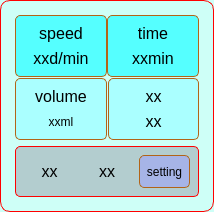
<?xml version="1.0" encoding="UTF-8"?>
<ui version="4.0">
 <class>Form</class>
 <widget class="QWidget" name="Form">
  <property name="geometry">
   <rect>
    <x>0</x>
    <y>0</y>
    <width>214</width>
    <height>212</height>
   </rect>
  </property>
  <property name="windowTitle">
   <string>Form</string>
  </property>
  <property name="styleSheet">
   <string notr="true">QWidget{
	border:1px solid #b26417;
	border-radius:5px;
	
	background-color: rgba(153, 155, 255,0.5);
}
QWidget#Form{
	border:1px solid #ff0000;
	border-radius:10px;
	background-color: rgba(206, 255, 247);
}
QLabel{
	border:none;
	background-color: rgba(153, 155, 255,0);
}

QWidget#w1{

	border:1px solid #ff0000;
	border-radius:5px;
	
	background-color: rgba(153, 155, 166,0.5);
}
/*
QWidget#Form{
	border:1px solid #ff0000;
	border-radius:10px;
	background-color: rgba(255, 0, 0);
}
*/</string>
  </property>
  <layout class="QGridLayout" name="gridLayout">
   <property name="leftMargin">
    <number>15</number>
   </property>
   <property name="topMargin">
    <number>15</number>
   </property>
   <property name="rightMargin">
    <number>15</number>
   </property>
   <property name="bottomMargin">
    <number>15</number>
   </property>
   <property name="horizontalSpacing">
    <number>15</number>
   </property>
   <item row="0" column="0">
    <layout class="QVBoxLayout" name="verticalLayout_5">
     <property name="spacing">
      <number>1</number>
     </property>
     <item>
      <layout class="QHBoxLayout" name="horizontalLayout_2"/>
     </item>
     <item>
      <layout class="QHBoxLayout" name="horizontalLayout_3">
       <property name="spacing">
        <number>0</number>
       </property>
       <item>
        <widget class="QWidget" name="w3" native="true">
         <property name="styleSheet">
          <string notr="true">background-color: rgb(85, 255, 255);</string>
         </property>
         <layout class="QVBoxLayout" name="verticalLayout_3">
          <item>
           <widget class="QLabel" name="splb">
            <property name="font">
             <font>
              <pointsize>12</pointsize>
             </font>
            </property>
            <property name="text">
             <string>speed</string>
            </property>
            <property name="alignment">
             <set>Qt::AlignCenter</set>
            </property>
           </widget>
          </item>
          <item>
           <widget class="QLabel" name="spvalue">
            <property name="font">
             <font>
              <pointsize>12</pointsize>
             </font>
            </property>
            <property name="text">
             <string>xxd/min</string>
            </property>
            <property name="alignment">
             <set>Qt::AlignCenter</set>
            </property>
           </widget>
          </item>
         </layout>
        </widget>
       </item>
       <item>
        <widget class="QWidget" name="w2" native="true">
         <property name="styleSheet">
          <string notr="true">background-color: rgb(85, 255, 255);</string>
         </property>
         <layout class="QVBoxLayout" name="verticalLayout_4">
          <item>
           <widget class="QLabel" name="timelb">
            <property name="font">
             <font>
              <pointsize>12</pointsize>
             </font>
            </property>
            <property name="text">
             <string>time</string>
            </property>
            <property name="alignment">
             <set>Qt::AlignCenter</set>
            </property>
           </widget>
          </item>
          <item>
           <widget class="QLabel" name="timevale">
            <property name="font">
             <font>
              <pointsize>12</pointsize>
             </font>
            </property>
            <property name="text">
             <string>xxmin</string>
            </property>
            <property name="alignment">
             <set>Qt::AlignCenter</set>
            </property>
           </widget>
          </item>
         </layout>
        </widget>
       </item>
      </layout>
     </item>
     <item>
      <layout class="QHBoxLayout" name="horizontalLayout_4">
       <item>
        <widget class="QWidget" name="w4" native="true">
         <property name="styleSheet">
          <string notr="true">background-color: rgb(170, 255, 255);</string>
         </property>
         <layout class="QVBoxLayout" name="verticalLayout">
          <item>
           <widget class="QLabel" name="sizelb">
            <property name="font">
             <font>
              <pointsize>12</pointsize>
             </font>
            </property>
            <property name="text">
             <string>volume</string>
            </property>
            <property name="alignment">
             <set>Qt::AlignCenter</set>
            </property>
           </widget>
          </item>
          <item>
           <widget class="QLabel" name="sizevalue">
            <property name="text">
             <string>xxml</string>
            </property>
            <property name="alignment">
             <set>Qt::AlignCenter</set>
            </property>
           </widget>
          </item>
         </layout>
        </widget>
       </item>
       <item>
        <widget class="QWidget" name="w5" native="true">
         <property name="styleSheet">
          <string notr="true">background-color: rgb(170, 255, 255);</string>
         </property>
         <layout class="QVBoxLayout" name="verticalLayout_2">
          <item>
           <widget class="QLabel" name="docvalue">
            <property name="font">
             <font>
              <pointsize>12</pointsize>
             </font>
            </property>
            <property name="styleSheet">
             <string notr="true">border-color: rgb(255, 170, 0);</string>
            </property>
            <property name="text">
             <string>xx</string>
            </property>
            <property name="alignment">
             <set>Qt::AlignCenter</set>
            </property>
           </widget>
          </item>
          <item>
           <widget class="QLabel" name="nurvalue">
            <property name="font">
             <font>
              <pointsize>12</pointsize>
             </font>
            </property>
            <property name="text">
             <string>xx</string>
            </property>
            <property name="alignment">
             <set>Qt::AlignCenter</set>
            </property>
           </widget>
          </item>
         </layout>
        </widget>
       </item>
      </layout>
     </item>
    </layout>
   </item>
   <item row="1" column="0">
    <widget class="QWidget" name="w1" native="true">
     <layout class="QHBoxLayout" name="horizontalLayout">
      <item>
       <widget class="QLabel" name="number">
        <property name="font">
         <font>
          <pointsize>12</pointsize>
         </font>
        </property>
        <property name="text">
         <string>xx</string>
        </property>
        <property name="alignment">
         <set>Qt::AlignCenter</set>
        </property>
       </widget>
      </item>
      <item>
       <widget class="QLabel" name="name">
        <property name="font">
         <font>
          <pointsize>12</pointsize>
         </font>
        </property>
        <property name="text">
         <string>xx</string>
        </property>
        <property name="alignment">
         <set>Qt::AlignCenter</set>
        </property>
       </widget>
      </item>
      <item>
       <widget class="QPushButton" name="setBt">
        <property name="sizePolicy">
         <sizepolicy hsizetype="Minimum" vsizetype="Minimum">
          <horstretch>0</horstretch>
          <verstretch>0</verstretch>
         </sizepolicy>
        </property>
        <property name="text">
         <string>setting</string>
        </property>
       </widget>
      </item>
     </layout>
    </widget>
   </item>
  </layout>
 </widget>
 <resources/>
 <connections/>
</ui>
